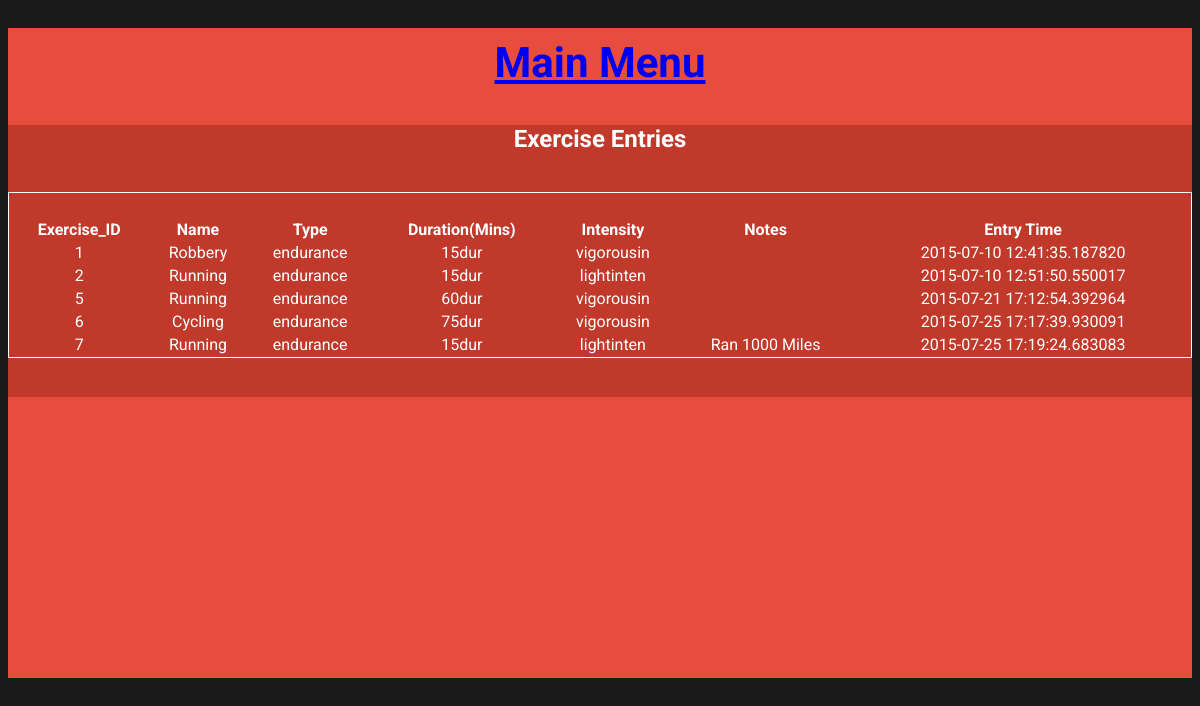
Page /nutritiondiary/excercisebreakdown.php (signed in) on the committed database.
### tables this page shows
CREATE TABLE IF NOT EXISTS `excerciseentry` (
  `user_id` int(10) NOT NULL,
`ex_id` int(10) NOT NULL,
  `ex_type` varchar(10) NOT NULL,
  `ex_name` text NOT NULL,
  `ex_duration` varchar(10) NOT NULL,
  `ex_intensity` varchar(10) NOT NULL,
  `ex_notes` text NOT NULL,
  `entry_time` timestamp(6) NOT NULL DEFAULT CURRENT_TIMESTAMP(6) ON UPDATE CURRENT_TIMESTAMP(6)
);

### nutritiondiary/excercisebreakdown.php (the view, shortened to what this page needs)
<!DOCTYPE html>
<?php
if(!isset($_SESSION['user_name'])){
  echo "<script>window.open('login.php?login_required','_self')</script>";
}
else{
?>
<html lang="en">
<head>
  <link rel="stylesheet" href="css/index.css" />
</head>
<body>
  <div class="container">
    <div class="flat-form">
      <div class="header">
       <a href= "index1.php"> <h1>Main Menu</h1><a>
      </div>
      <div class = "block">
      <h2 align= "center">Exercise Entries</h2>
        <br>
                  <table align="center" width="650px" >
    <tr>
      <td colspan="7"><h2 align="center"></h2></td>
    </tr>
      <tr>
      <th>Exercise_ID</th>
      <th>Name</th>
      <th>Type</th>
      <th>Duration(Mins)</th>
      <th>Intensity</th>
      <th>Notes</th>
      <th>Entry Time</th>
    </tr>
    <?php
    include("connect/db.php");
      $user = $_SESSION['user_name'];
      $get = "select * from user where user_name='$user'";
      $run = mysqli_query($con, $get);
      $row = mysqli_fetch_array($run);
      $u_id = $row['user_id'];
    $get_id = "select * from excerciseentry where user_id='$u_id'";
    $run_ex = mysqli_query($con,$get_id);
    while ($row_order=mysqli_fetch_array($run_ex)){
      $ex_id = $row_order['ex_id'];
      $ex_type = $row_order['ex_type'];
      $ex_name = $row_order['ex_name'];
      $ex_duration = $row_order['ex_duration'];
      $ex_intensity = $row_order['ex_intensity'];
      $ex_notes = $row_order['ex_notes'];
      $entry_time = $row_order['entry_time'];
    ?>
    <tr align="center">
      <td><?php echo $ex_id;?></td>
      <td><?php echo $ex_name;?></td>
      <td><?php echo $ex_type;?></td>
      <td><?php echo $ex_duration;?></td>
      <td><?php echo $ex_intensity;?></td>
      <td><?php echo $ex_notes;?></td>
      <td><?php echo $entry_time;?></td>
    </tr>
    <?php }?>
    </table>
    <br>
  </div>
    </div>
  </div>
</body>
<?php } ?>
</html>

### nutritiondiary/css/index.css (style rules this page uses)
body { background: #1a1a1a; color: white; font-family: 'Roboto'; }
.header h1 { font-size: 42px; padding-bottom: 10px; text-align: center; padding-top: 10px; }
.flat-form { background: #e74c3c; margin: 25px auto; width: ; height: 650px; position: relative; font-family: 'Roboto'; }
.block { background: #c0392b; padding-bottom: 20px; }
table { width: 100%; text-align: center; border: 1px solid white; }

### rows in the picture
excerciseentry: ex_id "1", ex_name "Robbery", ex_type "endurance", ex_duration "15dur", ex_intensity "vigorousin", entry_time "2015-07-10 12:41:35.187820"
excerciseentry: ex_id "2", ex_name "Running", ex_type "endurance", ex_duration "15dur", ex_intensity "lightinten", entry_time "2015-07-10 12:51:50.550017"
excerciseentry: ex_id "5", ex_name "Running", ex_type "endurance", ex_duration "60dur", ex_intensity "vigorousin", entry_time "2015-07-21 17:12:54.392964"
excerciseentry: ex_id "6", ex_name "Cycling", ex_type "endurance", ex_duration "75dur", ex_intensity "vigorousin", entry_time "2015-07-25 17:17:39.930091"
excerciseentry: ex_id "7", ex_name "Running", ex_type "endurance", ex_duration "15dur", ex_intensity "lightinten", ex_notes "Ran 1000 Miles", entry_time "2015-07-25 17:19:24.683083"
